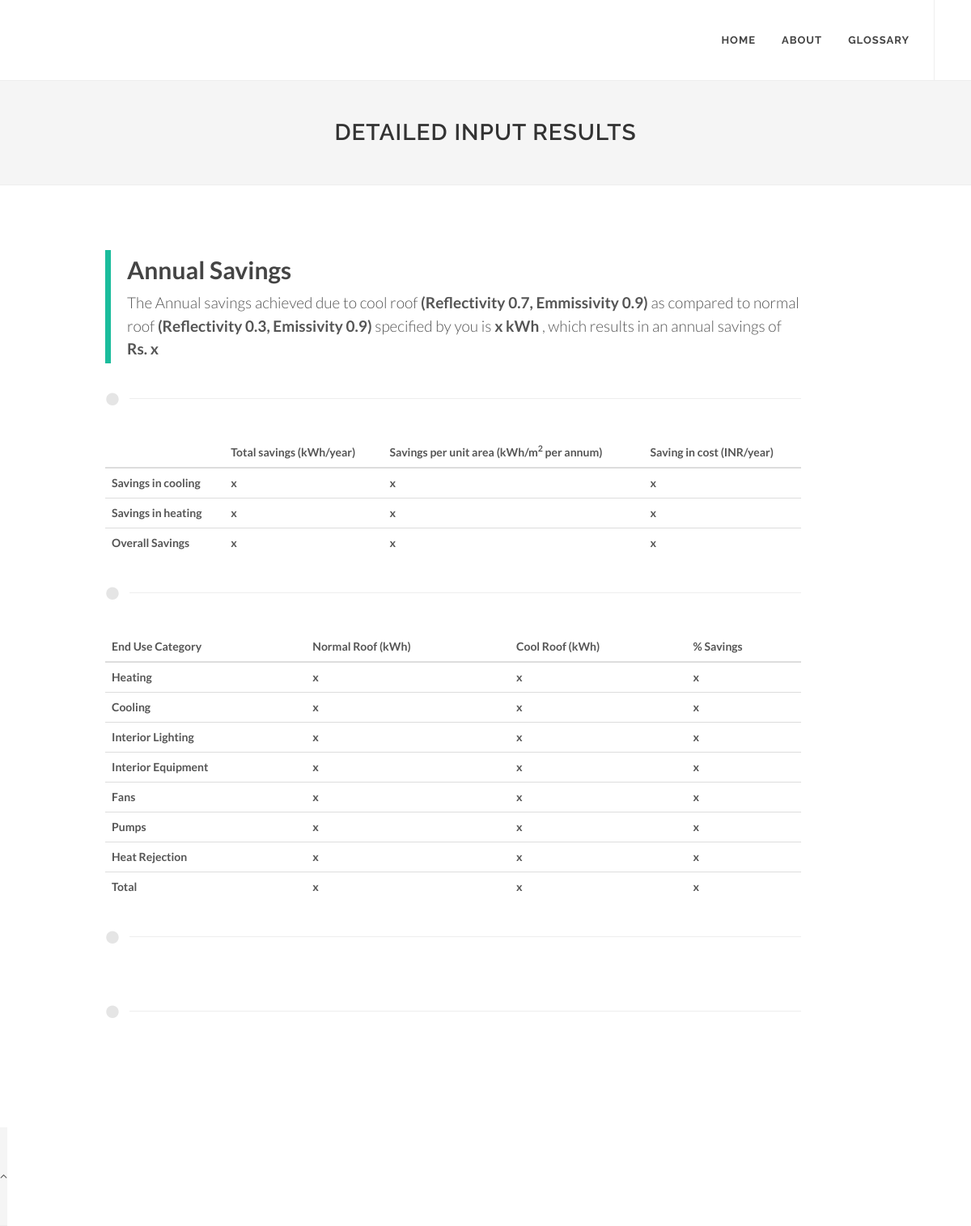
The app's page /display_results/1/ with its own data.
### Calculator/models.py (models this page shows)
class Detailed_Data(models.Model):
	file_uuid = models.CharField(max_length=50, default='0000000', editable=False)
	Location = models.CharField(max_length=50)
	Building_type = models.CharField(max_length=50)
	Roof_area = models.CharField(max_length=50)
	Layer_1 = models.CharField(max_length=50)
	Layer_2 = models.CharField(max_length=50)
	Layer_3 = models.CharField(max_length=50)
	Layer_4 = models.CharField(max_length=50)
	Radiant_barrier = models.CharField(max_length=10)
	Reflectivity_base = models.CharField(max_length=50)
	Emissivity_base = models.CharField(max_length=50)
	Cost_base = models.CharField(max_length=50)
	Life_base = models.CharField(max_length=50)
	Reflectivity_proposed = models.CharField(max_length=50)
	Emissivity_proposed = models.CharField(max_length=50)
	Cost_proposed = models.CharField(max_length=50)
	Life_proposed = models.CharField(max_length=50)
	System_cop = models.CharField(max_length=50)
	Lighting_power = models.CharField(max_length=50)
	Equipment_power = models.CharField(max_length=50)
	win_area_north = models.CharField(max_length=50)
	win_area_south = models.CharField(max_length=50)
	win_area_west = models.CharField(max_length=50)
	win_area_east = models.CharField(max_length=50)
	HVAC_details = models.CharField(max_length=50)
	Electricity = models.CharField(max_length=50)
	cooling_compare = models.TextField(max_length=1000,default='x')
	heating_compare = models.TextField(max_length=1000,default='x')
	Total_Savings = models.CharField(max_length=50,default='x')
	Total_Savings_Percent = models.CharField(max_length=50,default='x')
	Annual_Savings = models.CharField(max_length=50,default='x')
	Heating_Base = models.CharField(max_length=50,default='x')
	Heating_Proposed = models.CharField(max_length=50,default='x')
	Heating_Savings = models.CharField(max_length=50,default='x')
	Cooling_Base = models.CharField(max_length=50,default='x')
	Cooling_Proposed = models.CharField(max_length=50,default='x')
	Cooling_Savings = models.CharField(max_length=50,default='x')
	Interior_Equipment_Base = models.CharField(max_length=50,default='x')
	Interior_Equipment_Proposed = models.CharField(max_length=50,default='x')
	Interior_Equipment_Savings = models.CharField(max_length=50,default='x')
	Interior_Lighting_Base = models.CharField(max_length=50,default='x')
	Interior_Lighting_Proposed = models.CharField(max_length=50,default='x')
	Interior_Lighting_Savings = models.CharField(max_length=50,default='x')
	Fans_Base = models.CharField(max_length=50,default='x')
	Fans_Proposed = models.CharField(max_length=50,default='x')
	Fans_Savings = models.CharField(max_length=50,default='x')
	Pumps_Base = models.CharField(max_length=50,default='x')
	Pumps_Proposed = models.CharField(max_length=50,default='x')
	Pumps_Savings = models.CharField(max_length=50,default='x')
	Heat_Rejection_Base = models.CharField(max_length=50,default='x')
	Heat_Rejection_Proposed = models.CharField(max_length=50,default='x')
	Heat_Rejection_Savings = models.CharField(max_length=50,default='x')
	Total_Base = models.CharField(max_length=50,default='x')
	Total_Proposed = models.CharField(max_length=50,default='x')
	heat_save = models.CharField(max_length=50,default='x')
	cool_save = models.CharField(max_length=50,default='x')
	total_save = models.CharField(max_length=50,default='x')
	heat_save_area = models.CharField(max_length=50,default='x')
	cool_save_area = models.CharField(max_length=50,default='x')
	total_save_area = models.CharField(max_length=50,default='x')
	heat_save_cost = models.CharField(max_length=50,default='x')
	cool_save_cost = models.CharField(max_length=50,default='x')
	total_save_cost = models.CharField(max_length=50,default='x')
	task_id = models.CharField(max_length = 100, blank = True)
	emailid = models.CharField(max_length=100,blank=True)
	username = models.CharField(max_length=100,blank=True)
	result_status = models.CharField(max_length=100,blank=True)
	time = models.DateTimeField(auto_now = True)

### Calculator/views.py (the view)
# urls.py: re_path(r'^display_results/(?P<pk>[0-9]+)/$', views.redirectResults),
def redirectResults(request, pk):
    form_detailed_data = Detailed_Data.objects.filter(pk=pk).first()
    if form_detailed_data is None:
        return HttpResponse('Error in Simulation. Contact SysAdmin')
    output = {}
    for field in form_detailed_data._meta.get_fields():
        if hasattr(form_detailed_data, field.name):  # Ensure the field exists in the model instance
            output[field.name] = getattr(form_detailed_data, field.name)
    def safe_json_loads(value):
        try:
            return json.loads(value) if value and value.strip() else []
        except json.JSONDecodeError:
            return []
    output['heating_compare'] = safe_json_loads(form_detailed_data.heating_compare)
    output['cooling_compare'] = safe_json_loads(form_detailed_data.cooling_compare)
    output['heating_compare'] = [tuple(i) for i in output['heating_compare']]
    output['cooling_compare'] = [tuple(i) for i in output['cooling_compare']]
    print(f"Total Savings: {output.get('Total_Savings', 'Not Found')}")
    return postdata_detailed(request, output)

### Calculator/views.py (called while the page is built)
def postdata_detailed(request,output):
    return render(request,"post_detailed.html",output)

### templates/post_detailed.html (shortened to what this page needs)
<!DOCTYPE html>
<html dir="ltr" lang="en-US">
<head>
	<link rel="stylesheet" href="/static/css/bootstrap.css" type="text/css" />
	<link rel="stylesheet" href="/static/style.css" type="text/css" />
	<link rel="stylesheet" href="/static/css/dark.css" type="text/css" />
	<link rel="stylesheet" href="/static/css/font-icons.css" type="text/css" />
	<link rel="stylesheet" href="/static/css/animate.css" type="text/css" />
	<link rel="stylesheet" href="/static/css/magnific-popup.css" type="text/css" />
	<link rel="stylesheet" href="/static/css/responsive.css" type="text/css" />
</head>
<body class="stretched">
	<div id="wrapper" class="clearfix">
		<header id="header" class="full-header">
			<div id="header-wrap">
				<div class="container clearfix">
					<nav id="primary-menu">
						<ul>
							<li><a href="/"><div>Home</div></a></li>
							<li><a href="/index_page"><div>About</div></a></li>
							<li><a href="/glossary"><div>Glossary</div></a></li>
						</ul>
					</nav>
				</div>
			</div>
		</header>
	 <section id="page-title" class="page-title-center">
            <div class="container clearfix">
                <h1>Detailed Input Results</h1>
            </div>
        </section>
		<section id="content">
			<div class="content-wrap">
				<div class="container clearfix">
					<div class="postcontent nobottommargin clearfix" style="margin-left: 100px;">
						<div class="title-block">
						<h2 style="font-family: 'Lato', sans-serif;">Annual Savings</h2>
						<span> The Annual savings achieved due to cool roof <b>(Reflectivity {{Reflectivity_proposed}}, Emmissivity {{Emissivity_proposed}})</b> as compared to normal roof <b>(Reflectivity {{Reflectivity_base}}, Emissivity {{Emissivity_base}})</b> specified by you is <b>{{Total_Savings}} kWh</b> , which results in an annual savings of <b>Rs. {{Annual_Savings}}</span>
					</div>
                        <div class="divider"><i class="icon-circle"></i></div>
                        <table class="table table-hover">
						  <thead>
							<tr>
							  <th></th>
							  <th>Total savings (kWh/year)</th>
							  <th>Savings per unit area (kWh/m<sup>2</sup> per annum)</th>
							  <th>Saving in cost (INR/year)</th>
							</tr>
						  </thead>
						  <tbody>
						        <tr>
						            <td >Savings in cooling</td>
						            <td>{{cool_save}}</td>
						            <td>{{cool_save_area}}</td>
						            <td>{{cool_save_cost}}</td>
						        </tr>
						        <tr>
						            <td >Savings in heating</td>
						            <td>{{heat_save}}</td>
						            <td>{{heat_save_area}}</td>
						            <td>{{heat_save_cost}}</td>
						        </tr>
						        <tr>
						            <td >Overall Savings</td>
						            <td>{{total_save}}</td>
						            <td>{{total_save_area}}</td>
						            <td>{{total_save_cost}}</td>
						        </tr>
						    </tbody>
						</table>
						<div class="divider"><i class="icon-circle"></i></div>
						<table class="table table-hover">
						  <thead>
							<tr>
							  <th>End Use Category</th>
							  <th>Normal Roof (kWh)</th>
							  <th>Cool Roof (kWh)</th>
							  <th>% Savings</th>
							</tr>
						  </thead>
						  <tbody>
						        <tr>
						            <td >Heating</td>
						            <td>{{Heating_Base}}</td>
						            <td>{{Heating_Proposed}}</td>
						            <td>{{Heating_Savings}}</td>
						        </tr>
						        <tr>
						            <td >Cooling</td>
						            <td>{{Cooling_Base}}</td>
						            <td>{{Cooling_Proposed}}</td>
						            <td>{{Cooling_Savings}}</td>
						        </tr>
						        <tr>
						            <td >Interior Lighting</td>
						            <td>{{Interior_Lighting_Base}}</td>
						            <td>{{Interior_Lighting_Proposed}}</td>
						            <td>{{Interior_Lighting_Savings}}</td>
						        </tr>
						        <tr>
						            <td >Interior Equipment</td>
						            <td>{{Interior_Equipment_Base}}</td>
						            <td>{{Interior_Equipment_Proposed}}</td>
						            <td>{{Interior_Equipment_Savings}}</td>
						        </tr>
						        <tr>
						            <td >Fans</td>
						            <td>{{Fans_Base}}</td>
						            <td>{{Fans_Proposed}}</td>
						            <td>{{Fans_Savings}}</td>
						        </tr>
						        <tr>
						            <td >Pumps</td>
						            <td>{{Pumps_Base}}</td>
						            <td>{{Pumps_Proposed}}</td>
						            <td>{{Pumps_Savings}}</td>
						        </tr>
						        <tr>
						            <td >Heat Rejection</td>
						            <td>{{Heat_Rejection_Base}}</td>
						            <td>{{Heat_Rejection_Proposed}}</td>
						            <td>{{Heat_Rejection_Savings}}</td>
						        </tr>
						        <tr>
						            <td >Total</td>
						            <td>{{Total_Base}}</td>
						            <td>{{Total_Proposed}}</td>
						            <td>{{Total_Savings_Percent}}</td>
						        </tr>
						    </tbody>
						</table>
						<div class="divider"><i class="icon-circle"></i></div>
						<div class="divider"><i class="icon-circle"></i></div>
					</div>
				</div>
			</div>
		</section>
	</div>
<div id="page-title" class="icon-angle-up"></div>
</body>
</html>

### records on screen
Detailed_Data: Reflectivity_proposed "0.7", Emissivity_proposed "0.9", Reflectivity_base "0.3", Emissivity_base "0.9"

### other values on screen
{{ Total_Savings }} "x"
{{ Annual_Savings }} "x"
{{ cool_save }} "x"
{{ cool_save_area }} "x"
{{ cool_save_cost }} "x"
{{ heat_save }} "x"
{{ heat_save_area }} "x"
{{ heat_save_cost }} "x"
{{ total_save }} "x"
{{ total_save_area }} "x"
{{ total_save_cost }} "x"
{{ Heating_Base }} "x"
{{ Heating_Proposed }} "x"
{{ Heating_Savings }} "x"
{{ Cooling_Base }} "x"
